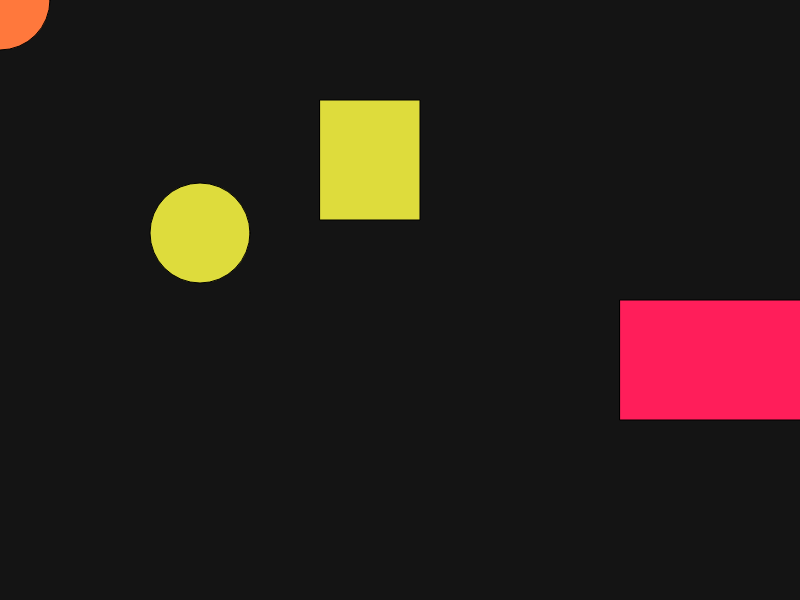
Frame 1 (no input)
Frame 60 (no input): identical to frame 1, image omitted
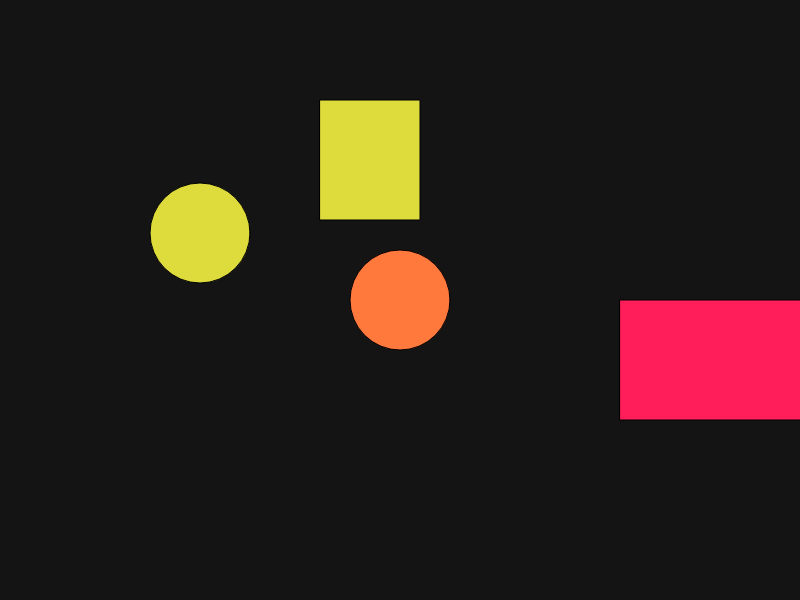
Frame 120 (the mouse pressed at the canvas centre since frame 60)

The p5.js sketch that drew these frames (run headless with seeded random() and noise() and a simulated clock; from frame 60 on, the mouse is pressed at the canvas centre):

// p5.js sketch
// ── sketch.js
console.log("I believe in me");

function setup() {
  createCanvas(800, 600);
}

function draw() {
  background(20);
  fill(255, 120, 60);
  circle(mouseX, mouseY, 100);
  fill(222, 220, 60);
  circle(200, 233, 100);
  rect(320, 100, 100, 120);
  fill(422, 30, 90);
  rect(620, 300, 400, 120);
}
